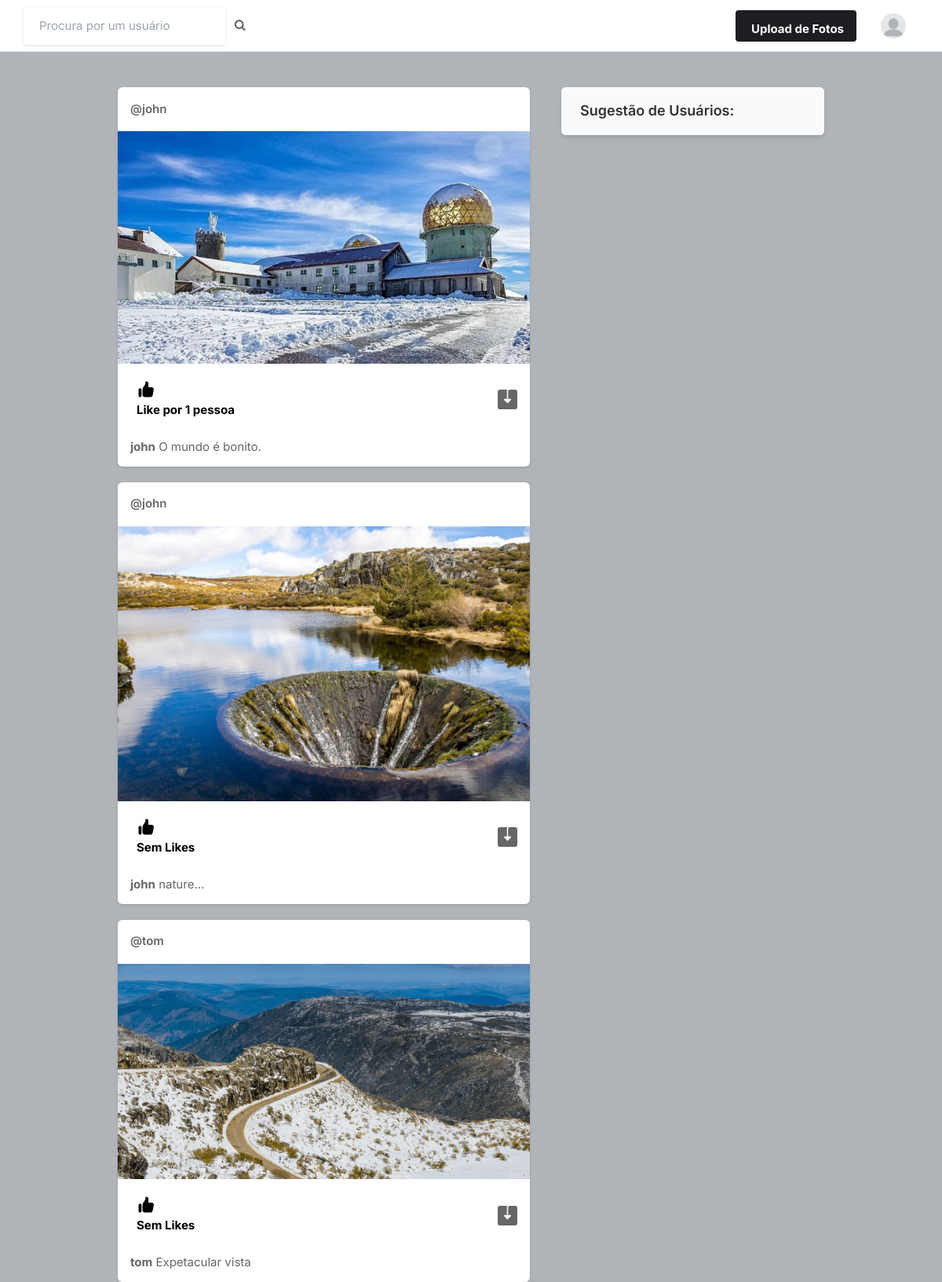
Screenshot of / (signed in) with the database file from the repository.
### core/models.py (models this page shows, shortened)
class Profile(models.Model):
    user = models.ForeignKey(User, on_delete=models.CASCADE)
    id_user = models.IntegerField()
    bio = models.TextField(blank=True)
    profileimg = models.ImageField(upload_to='profile_images', default='blank-profile-picture.png')
    location = models.CharField(max_length=100, blank=True)

class Post(models.Model):
    id = models.UUIDField(primary_key=True, default=uuid.uuid4)
    user = models.CharField(max_length=100)
    image = models.ImageField(upload_to='post_images')
    caption = models.TextField()
    created_at = models.DateTimeField(default=datetime.now)
    no_of_likes = models.IntegerField(default=0)

### core/views.py (the view)
# urls.py: path('', views.index, name='index'),
@login_required(login_url='signin')
def index(request):
    user_object = User.objects.get(username=request.user.username)
    user_profile = Profile.objects.get(user=user_object)
    user_following_list = []
    feed = []
    user_following = FollowersCount.objects.filter(follower=request.user.username)
    for users in user_following:
        user_following_list.append(users.user)
    for usernames in user_following_list:
        feed_lists = Post.objects.filter(user=usernames)
        feed.append(feed_lists)
    feed_list = list(chain(*feed))
    all_users = User.objects.all()
    user_following_all = []
    for user in user_following:
        user_list = User.objects.get(username=user.user)
        user_following_all.append(user_list)
    new_suggestions_list = [x for x in list(all_users) if (x not in list(user_following_all))]
    current_user = User.objects.filter(username=request.user.username)
    final_suggestions_list = [x for x in list(new_suggestions_list) if ( x not in list(current_user))]
    random.shuffle(final_suggestions_list)
    username_profile = []
    username_profile_list = []
    for users in final_suggestions_list:
        username_profile.append(users.id)
    for ids in username_profile:
        profile_lists = Profile.objects.filter(id_user=ids)
        username_profile_list.append(profile_lists)
    suggestions_username_profile_list = list(chain(*username_profile_list))
    return render(request, 'index.html', {'user_profile': user_profile, 'posts':feed_list, 'suggestions_username_profile_list': suggestions_username_profile_list[:4]})

### templates/index.html (shortened to what this page needs)
{% load static %}
<!DOCTYPE html>
<html lang="pt">
<head>
    <link rel="stylesheet" href="{% static 'assets/css/icons.css' %}">
    <link rel="stylesheet" href="{% static 'assets/css/uikit.css' %}">
    <link rel="stylesheet" href="{% static 'assets/css/style.css' %}">
    <link rel="stylesheet" href="{% static 'assets/css/tailwind.css' %}">
    <link rel="stylesheet" href="https://cdnjs.cloudflare.com/ajax/libs/font-awesome/4.7.0/css/font-awesome.min.css">
</head>
<body>
            <header>
                <div class="header_inner">
                    <form action="/search" method="POST">
                    <div class="left-side">
                            <input type="text" name="username" placeholder="Procura por um usuário">&nbsp; &nbsp;
                            <button type="submit"><i class="fa fa-search fa-1x"></i></button>
                    </div>
                    </form>
                    <div class="right-side lg:pr-4">
                        <a href="#"
                            class="bg-pink-500 flex font-bold hidden hover:bg-pink-600 hover:text-white inline-block items-center lg:block max-h-10 mr-4 px-4 py-2 rounded shado text-white">
                              Upload de Fotos
                        </a>
                        <a href="#">
                            <img src="{{user_profile.profileimg.url}}" class="header-avatar" alt="">
                        </a>
                    </div>
                </div>
            </header>
            <div class="container m-auto">
                <div class="lg:flex justify-center lg:space-x-10 lg:space-y-0 space-y-5">
                    <div class="space-y-5 flex-shrink-0 lg:w-7/12">
                        {% for post in posts reversed %}
                        <div class="bg-white shadow rounded-md  -mx-2 lg:mx-0">
                            <div class="flex justify-between items-center px-4 py-3">
                                <div class="flex flex-1 items-center space-x-4">
                                    <span class="block font-semibold "><a href="/profile/{{post.user}}">@{{post.user}}</a></span>
                                </div>
                              <div>
                                <a href="#"> <i class="icon-feather-more-horizontal text-2xl hover:bg-gray-200 rounded-full p-2 transition -mr-1 "></i> </a>
                              </div>
                            </div>
                            <div uk-lightbox>
                                <a href="{{post.image.url}}">
                                    <img src="{{post.image.url}}" alt="">
                                </a>
                            </div>
                            <div class="py-3 px-4 space-y-3">
                                <div class="flex space-x-4 lg:font-bold">
                                    <a href="/like-post?post_id={{post.id}}" class="flex items-center space-x-2">
                                        <div class="p-2 rounded-full text-black">
                                            {% if post.no_of_likes == 0 %}
                                            <p>Sem Likes</p>
                                            {% elif post.no_of_likes == 1 %}
                                            <p>Like por {{post.no_of_likes}} pessoa</p>
                                            {% else %}
                                            <p>Like por {{post.no_of_likes}} pessoas</p>
                                            {% endif %}
                                        </div>
                                    </a>
                                    <a href="{{post.image.url}}" class="flex items-center space-x-2 flex-1 justify-end" download>
                                    </a>
                                </div>
                                <p>
                                    <a href="/profile/{{post.user}}"><strong>{{post.user}}</strong></a> {{post.caption}}
                                </p>
                            </div>
                        </div>
                        {% endfor %}
                    </div>
                    <div class="lg:w-5/12">
                        <div class="bg-white  shadow-md rounded-md overflow-hidden">
                            <div class="bg-gray-50  border-b border-gray-100 flex items-baseline justify-between py-4 px-6 ">
                                <h2 class="font-semibold text-lg">Sugestão de Usuários:</h2>
                            </div>
                        </div>
                    </div>
                </div>
            </div>
</body>
</html>

### static/assets/css/style.css (style rules this page uses)
body { background-color: #B0B3B8!important; }
button { vertical-align: middle; }
input { height: 48px; line-height: 48px; padding: 0 20px; outline: none; font-size: 15px; color: #808080; max-width: 100%; width: 100%; -webkit-box-sizing: border-box; box-sizing: border-box; display: block; font-weight: 400; opacity: 1; border-radius: 4px; border: none; -webkit-box-shadow: 0 1px 4px 0px rgba(0, 0, 0, 0.12); box-shadow: 0 1px 4px 0px rgba(0, 0, 0, 0.12); }
input[type="text"], input[type="password"], input[type="email"], input[type="number"] { height: 48px; line-height: 48px; padding: 0 20px; outline: none; font-size: 15px; color: #808080; max-width: 100%; width: 100%; -webkit-box-sizing: border-box; box-sizing: border-box; display: block; font-weight: 400; opacity: 1; border-radius: 4px; border: none; -webkit-box-shadow: 0 1px 4px 0px rgba(0, 0, 0, 0.12); box-shadow: 0 1px 4px 0px rgba(0, 0, 0, 0.12); }
input { -webkit-transition: all 0.1s ease-in-out; transition: all 0.1s ease-in-out; }
::placeholder { color: #808080; opacity: 1; }
button { border: none; margin: 0; padding: 0; width: auto; overflow: visible; background: transparent; color: inherit; font: inherit; line-height: normal; cursor: pointer; }
a { color: #be185d; -webkit-transition: 0.3s; transition: 0.3s; outline: none !important; }
button { outline: none !important; }
img { max-width: 100%; }
body { color: #666; font-size: 15px; line-height: 27px; background-color: #f0f2f5; font-family: "Inter", sans-serif; text-transform: none; }
body p { font-size: 15px; line-height: 27px; }
h1, h2, h3, h4, h5, h6 { font-family: "Inter", sans-serif; text-transform: none; }
input[type="text"], input[type="password"], input[type="email"] { font-family: "Inter", sans-serif; text-transform: none; }
button, body .pac-container { font-family: "Inter", sans-serif; text-transform: none; }
h1, h2, h3, h4, h5, h6 { color: #333; font-weight: 500; margin: 0; padding: 0; }
h2 { font-size: 26px; }
b, strong { font-weight: 700 !important; }
@media (min-width: 1024px) { .container { max-width: 900px !important; padding-top: 45px; } }
header { background-color: #fff; left: 0; right: 0; top: 0; z-index: 99; height: 66px; display: -webkit-box; display: -ms-flexbox; display: flex; -webkit-box-align: center; -ms-flex-align: center; align-items: center; border-bottom: 1px solid #e5e7eb; }
header .header_inner { display: -webkit-box; display: -ms-flexbox; display: flex; -webkit-box-align: center; -ms-flex-align: center; align-items: center; max-width: 1090px; margin: auto; width: 100%; max-width: 100% !important; padding: 0 30px; }
header .header_inner .left-side { display: -webkit-box; display: -ms-flexbox; display: flex; -webkit-box-align: center; -ms-flex-align: center; align-items: center; }
header .header_inner .right-side { display: -webkit-box; display: -ms-flexbox; display: flex; -webkit-box-align: center; -ms-flex-align: center; align-items: center; -webkit-box-pack: end; -ms-flex-pack: end; justify-content: flex-end; margin-left: auto; }
header .header_inner .right-side .header-avatar { width: 32px; height: 32px; border-radius: 100%; margin-left: 15px; }

### rows the page displays
Profile: profileimg (placeholder picture)
Post: user "john", image (picture), no_of_likes "1", caption "O mundo é bonito."
Post: user "john", image (picture), no_of_likes "Sem Likes", caption "nature..."
Post: user "tom", image (picture), no_of_likes "Sem Likes", caption "Expetacular vista"
